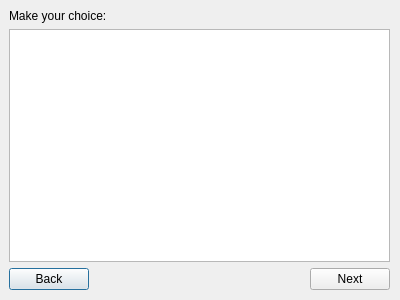
<?xml version="1.0" encoding="UTF-8"?>
<ui version="4.0">
 <class>WizardDialog</class>
 <widget class="QDialog" name="Dialog">
  <property name="windowModality">
   <enum>Qt::ApplicationModal</enum>
  </property>
  <property name="geometry">
   <rect>
    <x>0</x>
    <y>0</y>
    <width>400</width>
    <height>300</height>
   </rect>
  </property>
  <property name="windowTitle">
   <string>Dialog</string>
  </property>
  <widget class="QWidget" name="verticalLayoutWidget">
   <property name="geometry">
    <rect>
     <x>9</x>
     <y>9</y>
     <width>381</width>
     <height>281</height>
    </rect>
   </property>
   <layout class="QVBoxLayout" name="verticalLayout">
    <item>
     <widget class="QLabel" name="label">
      <property name="text">
       <string>Make your choice:</string>
      </property>
     </widget>
    </item>
    <item>
     <widget class="QListWidget" name="listWidget"/>
    </item>
    <item>
     <layout class="QHBoxLayout" name="horizontalLayout">
      <item>
       <widget class="QPushButton" name="goBack">
        <property name="text">
         <string>Back</string>
        </property>
       </widget>
      </item>
      <item>
       <spacer name="horizontalSpacer">
        <property name="orientation">
         <enum>Qt::Horizontal</enum>
        </property>
        <property name="sizeHint" stdset="0">
         <size>
          <width>40</width>
          <height>20</height>
         </size>
        </property>
       </spacer>
      </item>
      <item>
       <widget class="QPushButton" name="goNext">
        <property name="text">
         <string>Next</string>
        </property>
       </widget>
      </item>
     </layout>
    </item>
   </layout>
  </widget>
 </widget>
 <resources/>
 <connections/>
</ui>
